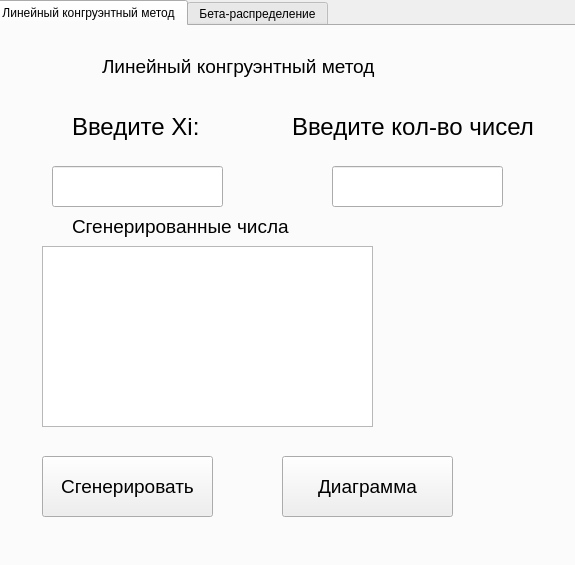
<?xml version="1.0" encoding="UTF-8"?>
<ui version="4.0">
 <class>MainWindow</class>
 <widget class="QMainWindow" name="MainWindow">
  <property name="geometry">
   <rect>
    <x>0</x>
    <y>0</y>
    <width>575</width>
    <height>565</height>
   </rect>
  </property>
  <property name="windowTitle">
   <string>MainWindow</string>
  </property>
  <widget class="QWidget" name="centralwidget">
   <widget class="QTabWidget" name="tabWidget">
    <property name="geometry">
     <rect>
      <x>-10</x>
      <y>0</y>
      <width>591</width>
      <height>571</height>
     </rect>
    </property>
    <property name="currentIndex">
     <number>0</number>
    </property>
    <widget class="QWidget" name="linear">
     <attribute name="title">
      <string>Линейный конгруэнтный метод</string>
     </attribute>
     <widget class="QLabel" name="linear_method">
      <property name="geometry">
       <rect>
        <x>110</x>
        <y>20</y>
        <width>281</width>
        <height>41</height>
       </rect>
      </property>
      <property name="font">
       <font>
        <pointsize>14</pointsize>
       </font>
      </property>
      <property name="text">
       <string>Линейный конгруэнтный метод</string>
      </property>
     </widget>
     <widget class="QLabel" name="inpit_x">
      <property name="geometry">
       <rect>
        <x>80</x>
        <y>80</y>
        <width>131</width>
        <height>41</height>
       </rect>
      </property>
      <property name="font">
       <font>
        <pointsize>18</pointsize>
       </font>
      </property>
      <property name="text">
       <string>Введите Xi:</string>
      </property>
     </widget>
     <widget class="QLabel" name="input_count">
      <property name="geometry">
       <rect>
        <x>300</x>
        <y>80</y>
        <width>251</width>
        <height>41</height>
       </rect>
      </property>
      <property name="font">
       <font>
        <pointsize>18</pointsize>
       </font>
      </property>
      <property name="text">
       <string>Введите кол-во чисел</string>
      </property>
     </widget>
     <widget class="QPlainTextEdit" name="generated_linear">
      <property name="geometry">
       <rect>
        <x>50</x>
        <y>220</y>
        <width>331</width>
        <height>181</height>
       </rect>
      </property>
     </widget>
     <widget class="QLabel" name="generated">
      <property name="geometry">
       <rect>
        <x>80</x>
        <y>180</y>
        <width>221</width>
        <height>41</height>
       </rect>
      </property>
      <property name="font">
       <font>
        <pointsize>14</pointsize>
       </font>
      </property>
      <property name="text">
       <string>Сгенерированные числа</string>
      </property>
     </widget>
     <widget class="QPushButton" name="generate_linear">
      <property name="geometry">
       <rect>
        <x>50</x>
        <y>430</y>
        <width>171</width>
        <height>61</height>
       </rect>
      </property>
      <property name="font">
       <font>
        <pointsize>14</pointsize>
       </font>
      </property>
      <property name="text">
       <string>Сгенерировать</string>
      </property>
     </widget>
     <widget class="QPushButton" name="diagram_linear">
      <property name="geometry">
       <rect>
        <x>290</x>
        <y>430</y>
        <width>171</width>
        <height>61</height>
       </rect>
      </property>
      <property name="font">
       <font>
        <pointsize>14</pointsize>
       </font>
      </property>
      <property name="text">
       <string>Диаграмма</string>
      </property>
     </widget>
     <widget class="QLineEdit" name="x">
      <property name="geometry">
       <rect>
        <x>60</x>
        <y>140</y>
        <width>171</width>
        <height>41</height>
       </rect>
      </property>
     </widget>
     <widget class="QLineEdit" name="count_linear">
      <property name="geometry">
       <rect>
        <x>340</x>
        <y>140</y>
        <width>171</width>
        <height>41</height>
       </rect>
      </property>
     </widget>
    </widget>
    <widget class="QWidget" name="beta_random">
     <attribute name="title">
      <string>Бета-распределение</string>
     </attribute>
     <widget class="QLabel" name="generated_beta_label">
      <property name="geometry">
       <rect>
        <x>180</x>
        <y>150</y>
        <width>221</width>
        <height>41</height>
       </rect>
      </property>
      <property name="font">
       <font>
        <pointsize>14</pointsize>
       </font>
      </property>
      <property name="text">
       <string>Сгенерированные числа</string>
      </property>
     </widget>
     <widget class="QPlainTextEdit" name="generated_beta">
      <property name="geometry">
       <rect>
        <x>130</x>
        <y>200</y>
        <width>331</width>
        <height>181</height>
       </rect>
      </property>
     </widget>
     <widget class="QPushButton" name="generate_beta">
      <property name="geometry">
       <rect>
        <x>90</x>
        <y>410</y>
        <width>171</width>
        <height>61</height>
       </rect>
      </property>
      <property name="font">
       <font>
        <pointsize>14</pointsize>
       </font>
      </property>
      <property name="text">
       <string>Сгенерировать</string>
      </property>
     </widget>
     <widget class="QPushButton" name="diagram_beta">
      <property name="geometry">
       <rect>
        <x>330</x>
        <y>410</y>
        <width>171</width>
        <height>61</height>
       </rect>
      </property>
      <property name="font">
       <font>
        <pointsize>14</pointsize>
       </font>
      </property>
      <property name="text">
       <string>Диаграмма</string>
      </property>
     </widget>
     <widget class="QLabel" name="input_count_beta">
      <property name="geometry">
       <rect>
        <x>170</x>
        <y>50</y>
        <width>251</width>
        <height>41</height>
       </rect>
      </property>
      <property name="font">
       <font>
        <pointsize>18</pointsize>
       </font>
      </property>
      <property name="text">
       <string>Введите кол-во чисел</string>
      </property>
     </widget>
     <widget class="QLineEdit" name="count_beta">
      <property name="geometry">
       <rect>
        <x>190</x>
        <y>110</y>
        <width>211</width>
        <height>31</height>
       </rect>
      </property>
     </widget>
    </widget>
   </widget>
  </widget>
 </widget>
 <resources/>
 <connections/>
</ui>
